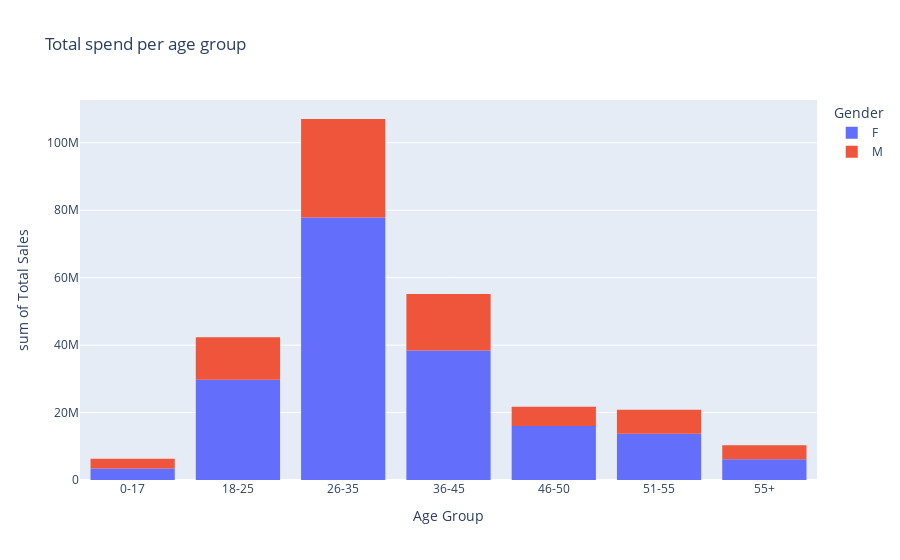

Here is the notebook cell this chart was saved with:
### Markdown cell above
### 1. Customer Demographics and Behavior:
#### - How does purchasing behavior vary across different age groups?
#### - What are the differences in spending between genders?
#### - How does marital status influence purchasing decisions?

### Code cell
## Box plot for age group vs amount with gender as the hue 

diwali.sort_values('Age Group', inplace=True)

fig = px.histogram(diwali, x='Age Group', y='Total Sales', title='Total spend per age group', color = 'Gender')


fig.show()

### Figure 1 — Plotly figure (JSON) as saved in the notebook; plotly's stock layout.template omitted (floating-point values rounded to 4 significant figures; data arrays with more than 128 entries replaced by an {"elided": "..."} marker saying what was removed)
{"data": [{"alignmentgroup": "True", "bingroup": "x", "histfunc": "sum", "hovertemplate": "Gender=F<br>Age Group=%{x}<br>sum of Total Sales=%{y}<extra></extra>", "legendgroup": "F", "marker": {"color": "#636efa", "pattern": {"shape": ""}}, "name": "F", "offsetgroup": "F", "orientation": "v", "showlegend": true, "type": "histogram", "x": {"elided": "7842 str values"}, "xaxis": "x", "y": {"elided": "7842 float values"}, "yaxis": "y"}, {"alignmentgroup": "True", "bingroup": "x", "histfunc": "sum", "hovertemplate": "Gender=M<br>Age Group=%{x}<br>sum of Total Sales=%{y}<extra></extra>", "legendgroup": "M", "marker": {"color": "#EF553B", "pattern": {"shape": ""}}, "name": "M", "offsetgroup": "M", "orientation": "v", "showlegend": true, "type": "histogram", "x": {"elided": "3409 str values"}, "xaxis": "x", "y": {"elided": "3409 int values"}, "yaxis": "y"}], "layout": {"autosize": true, "barmode": "relative", "legend": {"title": {"text": "Gender"}, "tracegroupgap": 0}, "title": {"text": "Total spend per age group"}, "xaxis": {"anchor": "y", "autorange": true, "domain": [0, 1], "range": [-0.5, 6.5], "title": {"text": "Age Group"}, "type": "category"}, "yaxis": {"anchor": "x", "autorange": true, "domain": [0, 1], "range": [0, 112700000.0], "title": {"text": "sum of Total Sales"}, "type": "linear"}}}
